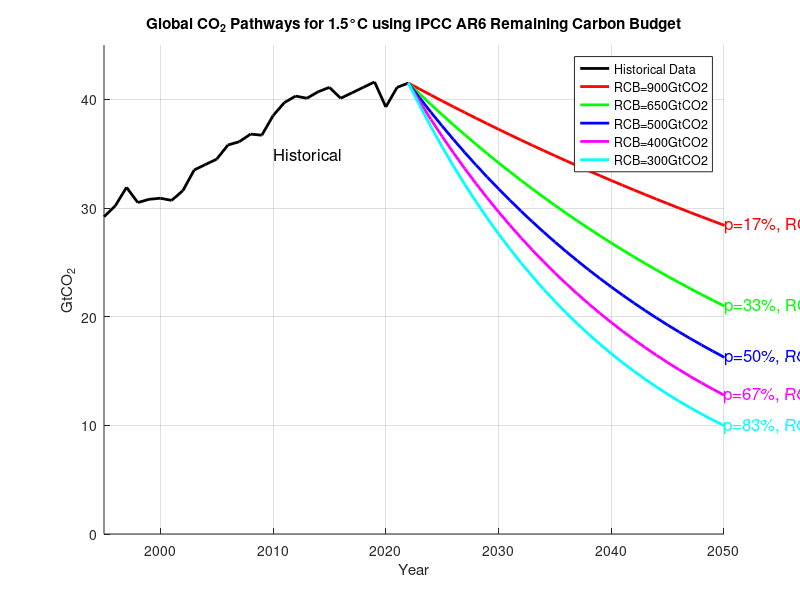

This chart was generated by the following MATLAB code: (Note: this script raises an error after producing the figure.)
% By Chaohui Li

% Script to Create the Carbon Budget Pathways Plot with Historical Data

% Historical data from 1995 to 2022 (in GtCO2)
historical_years = 1995:2022;
historical_emissions = [29.2, 30.2, 31.9, 30.5, 30.8, 30.9, 30.7, 31.6, 33.5, ...
                        34.0, 34.5, 35.8, 36.1, 36.8, 36.7, 38.5, 39.7, 40.3, ...
                        40.1, 40.7, 41.1, 40.1, 40.6, 41.1, 41.6, 39.3, 41.1, 41.5];
% Projection settings
years_projection = 2022:1:2100;
y0_projection = 41.5;  % Start projection from 41.5 GtCO2 in 2023
RCBs = [2000, 1450, 1150, 950, 800];  % Remaining Carbon Budgets in GtCO2
probabilities = [17, 33, 50, 67, 83];  % Corresponding probabilities

% Initialize figure
figure;
hold on;
colors = {'r', 'g', 'b', 'm', 'c'};  % Color for each line

% Plot the historical data
plot(historical_years, historical_emissions, 'k', 'LineWidth', 2);
text(2010, 35, 'Historical', 'FontSize', 12, 'Color', 'k');

% Loop over each scenario and calculate the decay constant 'k'
for i = 1:length(RCBs)

    % Define the initial guess for k and the tolerance
    k_initial_guess = 0.1;
    tolerance = 1e-6;
    
    % Use fzero to find the correct k that results in the exact cumulative emissions (RCB)
    k = fzero(@(k) trapz(years_projection, y0_projection * exp(-k * (years_projection - 2022))) - RCBs(i), k_initial_guess);
    
    % Compute the path using the calculated k
    y_projection = y0_projection * exp(-k * (years_projection - 2022));

    % Plot the path
    plot(years_projection, y_projection, 'Color', colors{i}, 'LineWidth', 2);

    % Add labels to the lines
    text(2050, y_projection(find(years_projection==2050)), ...
        ['p=' num2str(probabilities(i)) '%, RCB=' num2str(RCBs(i)) 'GtCO2'], ...
        'FontSize', 12, 'Color', colors{i});
end

% Annotate the plot
xlabel('Year');
ylabel('GtCO_2');
title('Global CO_2 Pathways for 1.5°C using IPCC AR6 Remaining Carbon Budget');
legend('Historical Data', 'RCB=900GtCO2', 'RCB=650GtCO2', 'RCB=500GtCO2', ...
    'RCB=400GtCO2', 'RCB=300GtCO2', 'Location', 'northeast');
grid on;
xlim([1995 2050]);
ylim([0 45]);

hold off;

saveas(gcf, '/Users/lichaohui/Desktop/calculation/construction/figures/carbon_budget.svg');

%% Combined Carbon Footprint and Carbon Budget Pathways Plot

% Load the Excel file
filename = '/Users/lichaohui/Desktop/calculation/construction/r_forecast/world/regression.xlsx';

% Read the data from the sheet named 'merge'
opts = detectImportOptions(filename, 'Sheet', 'merge');
regression_data = readtable(filename, opts);

% Extract variables for linear regression
year = regression_data.year;
carbon = regression_data.carbon / 1e12; % Convert to GtCO2
pop = regression_data.pop;
pop_ssp1 = regression_data.pop_ssp1;
pop_ssp2 = regression_data.pop_ssp2;
pop_ssp3 = regression_data.pop_ssp3;
pop_ssp4 = regression_data.pop_ssp4;
pop_ssp5 = regression_data.pop_ssp5;

% Perform linear regression
model1 = fitlm(pop, carbon);
model_ssp1 = fitlm(pop_ssp1, carbon);
model_ssp2 = fitlm(pop_ssp2, carbon);
model_ssp3 = fitlm(pop_ssp3, carbon);
model_ssp4 = fitlm(pop_ssp4, carbon);
model_ssp5 = fitlm(pop_ssp5, carbon);

% Predict future carbon emissions
predicted_carbon = predict(model1, pop);
predicted_carbon_ssp1 = predict(model_ssp1, pop_ssp1);
predicted_carbon_ssp2 = predict(model_ssp2, pop_ssp2);
predicted_carbon_ssp3 = predict(model_ssp3, pop_ssp3);
predicted_carbon_ssp4 = predict(model_ssp4, pop_ssp4);
predicted_carbon_ssp5 = predict(model_ssp5, pop_ssp5);

% Calculate 95% prediction intervals
[pred_carbon, CI_carbon] = predict(model1, pop, 'Prediction', 'observation');
[pred_carbon_ssp1, CI_carbon_ssp1] = predict(model_ssp1, pop_ssp1, 'Prediction', 'observation');
[pred_carbon_ssp2, CI_carbon_ssp2] = predict(model_ssp2, pop_ssp2, 'Prediction', 'observation');
[pred_carbon_ssp3, CI_carbon_ssp3] = predict(model_ssp3, pop_ssp3, 'Prediction', 'observation');
[pred_carbon_ssp4, CI_carbon_ssp4] = predict(model_ssp4, pop_ssp4, 'Prediction', 'observation');
[pred_carbon_ssp5, CI_carbon_ssp5] = predict(model_ssp5, pop_ssp5, 'Prediction', 'observation');

% Historical data from 1995 to 2022 (in GtCO2)
historical_years = 1995:2022;
historical_emissions = [29.2, 30.2, 31.9, 30.5, 30.8, 30.9, 30.7, 31.6, 33.5, ...
                        34.0, 34.5, 35.8, 36.1, 36.8, 36.7, 38.5, 39.7, 40.3, ...
                        40.1, 40.7, 41.1, 40.1, 40.6, 41.1, 41.6, 39.3, 41.1, 41.5];

% Projection settings for total carbon footprint
years_projection = 2022:1:2100;
y0_projection = 41.5;  % Start projection from 41.5 GtCO2 in 2022
RCBs = [2000, 1450, 1150, 950, 800];  % Remaining Carbon Budgets in GtCO2
probabilities = [17, 33, 50, 67, 83];  % Corresponding probabilities

% Initialize figure
figure;
hold on;

% Define custom colors
color1 = [0, 0.4470, 0.7410]; % Blue
color2 = [0.8500, 0.3250, 0.0980]; % Red
color3 = [0.9290, 0.6940, 0.1250]; % Yellow
color4 = [0.4940, 0.1840, 0.5560]; % Purple
color5 = [0.4660, 0.6740, 0.1880]; % Green
color6 = [0.3010, 0.7450, 0.9330]; % Cyan

% Plot prediction intervals for the construction carbon footprint
fill([year; flipud(year)], [CI_carbon(:,1); flipud(CI_carbon(:,2))], color1, 'FaceAlpha', 0.2, 'EdgeColor', 'none');
fill([year; flipud(year)], [CI_carbon_ssp1(:,1); flipud(CI_carbon_ssp1(:,2))], color2, 'FaceAlpha', 0.2, 'EdgeColor', 'none');
fill([year; flipud(year)], [CI_carbon_ssp2(:,1); flipud(CI_carbon_ssp2(:,2))], color3, 'FaceAlpha', 0.2, 'EdgeColor', 'none');
fill([year; flipud(year)], [CI_carbon_ssp3(:,1); flipud(CI_carbon_ssp3(:,2))], color4, 'FaceAlpha', 0.2, 'EdgeColor', 'none');
fill([year; flipud(year)], [CI_carbon_ssp4(:,1); flipud(CI_carbon_ssp4(:,2))], color5, 'FaceAlpha', 0.2, 'EdgeColor', 'none');
fill([year; flipud(year)], [CI_carbon_ssp5(:,1); flipud(CI_carbon_ssp5(:,2))], color6, 'FaceAlpha', 0.2, 'EdgeColor', 'none');

% Plot predicted values for the construction carbon footprint
plot(year, predicted_carbon, 'Color', color1, 'LineWidth', 1.5);
plot(year, predicted_carbon_ssp1, 'Color', color2, 'LineWidth', 1.5);
plot(year, predicted_carbon_ssp2, 'Color', color3, 'LineWidth', 1.5);
plot(year, predicted_carbon_ssp3, 'Color', color4, 'LineWidth', 1.5);
plot(year, predicted_carbon_ssp4, 'Color', color5, 'LineWidth', 1.5);
plot(year, predicted_carbon_ssp5, 'Color', color6, 'LineWidth', 1.5);

% Plot actual carbon values for the construction carbon footprint
plot(year, carbon, 'k.', 'MarkerSize', 10);

% Plot the historical data for total carbon footprint
plot(historical_years, historical_emissions, 'k', 'LineWidth', 2);

% Loop over each scenario for the total carbon footprint
for i = 1:length(RCBs)

    % Define the initial guess for k and the tolerance
    k_initial_guess = 0.1;
    tolerance = 1e-6;
    
    % Use fzero to find the correct k that results in the exact cumulative emissions (RCB)
    k = fzero(@(k) trapz(years_projection, y0_projection * exp(-k * (years_projection - 2022))) - RCBs(i), k_initial_guess);
    
    % Compute the path using the calculated k
    y_projection = y0_projection * exp(-k * (years_projection - 2022));

    % Plot the path for total carbon footprint
    plot(years_projection, y_projection, 'Color', colors{i}, 'LineWidth', 2);

    % Add labels to the lines for total carbon footprint
    text(2050, y_projection(find(years_projection==2050)), ...
        ['p=' num2str(probabilities(i)) '%, RCB=' num2str(RCBs(i)) 'GtCO2'], ...
        'FontSize', 12, 'Color', colors{i});
end

% Add labels and title
title('Combined Predicted Carbon Footprint and Carbon Budget Pathways');
xlabel('Year');
ylabel('Carbon Footprint / Total CO_2 (GtCO_2)');

% Create a separate legend box
legend({'Construction Prediction Interval', 'Construction Prediction Interval SSP1', ...
    'Construction Prediction Interval SSP2', 'Construction Prediction Interval SSP3', ...
    'Construction Prediction Interval SSP4', 'Construction Prediction Interval SSP5', ...
    'Construction Predicted Carbon', 'Construction Predicted Carbon SSP1', ...
    'Construction Predicted Carbon SSP2', 'Construction Predicted Carbon SSP3', ...
    'Construction Predicted Carbon SSP4', 'Construction Predicted Carbon SSP5', ...
    'Actual Construction Carbon', 'Total Carbon Historical Data', 'Total Carbon RCB 500GtCO2', ...
    'Total Carbon RCB 300GtCO2', 'Total Carbon RCB 250GtCO2', ...
    'Total Carbon RCB 150GtCO2', 'Total Carbon RCB 100GtCO2'}, ...
    'Location', 'northeastoutside', 'Box', 'on');

% Customize plot
set(gcf, 'Color', 'w');
grid on;
xlim([1995 2050]);
ylim([0 45]);

hold off;

% Save the plot
saveas(gcf, '/Users/lichaohui/Desktop/calculation/construction/figures/combined_carbon_footprint_and_budget.svg');
%% Final Simplified Combined Carbon Footprint and Carbon Budget Pathways Plot

% Load the Excel file
filename = '/Users/lichaohui/Desktop/calculation/construction/r_forecast/world/regression.xlsx';

% Read the data from the sheet named 'merge'
opts = detectImportOptions(filename, 'Sheet', 'merge');
regression_data = readtable(filename, opts);

% Extract variables for linear regression
year = regression_data.year;
carbon = regression_data.carbon / 1e12; % Convert to GtCO2
pop = regression_data.pop;
pop_ssp2 = regression_data.pop_ssp2;

% Perform linear regression
model_ssp2 = fitlm(pop_ssp2, carbon);

% Predict future carbon emissions
predicted_carbon_ssp2 = predict(model_ssp2, pop_ssp2);

% Calculate 95% prediction intervals for ssp2
[pred_carbon_ssp2, CI_carbon_ssp2] = predict(model_ssp2, pop_ssp2, 'Prediction', 'observation');

% Historical data from 1995 to 2022 (in GtCO2)
historical_years = 1995:2022;
historical_emissions = [29.2, 30.2, 31.9, 30.5, 30.8, 30.9, 30.7, 31.6, 33.5, ...
                        34.0, 34.5, 35.8, 36.1, 36.8, 36.7, 38.5, 39.7, 40.3, ...
                        40.1, 40.7, 41.1, 40.1, 40.6, 41.1, 41.6, 39.3, 41.1, 41.5];

% Projection settings for total carbon footprint
years_projection = 2022:1:2100;
y0_projection = 41.5;  % Start projection from 41.5 GtCO2 in 2022

RCBs = [100, 800];  % Remaining Carbon Budgets in GtCO2 for 83% and 800 Gt
probabilities = [83];  % Probability for 83%

% Initialize figure
figure;
hold on;

% Define custom colors
color2 = [0.8500, 0.3250, 0.0980]; % Red
color3 = [0.9290, 0.6940, 0.1250]; % Yellow
color4 = [0.4940, 0.1840, 0.5560]; % Purple
color5 = [0.3010, 0.7450, 0.9330]; % Cyan for RCB 800 GtCO2


% Plot prediction intervals for the construction carbon footprint
fill([year; flipud(year)], [CI_carbon_ssp2(:,1); flipud(CI_carbon_ssp2(:,2))], color4, 'FaceAlpha', 0.2, 'EdgeColor', 'none');

% Plot predicted values for the construction carbon footprint
plot(year, predicted_carbon_ssp2, 'Color', color4, 'LineWidth', 1.5);

% Plot actual carbon values for the construction carbon footprint
plot(year, carbon,'LineWidth', 2,'Color', color2);

% Plot the historical data for total carbon footprint
plot(historical_years, historical_emissions, 'k', 'LineWidth', 2);

% Loop through each RCB value (100 and 800 GtCO2)
for i = 1:length(RCBs)
    % Define the initial guess for k and the tolerance for total carbon footprint
    k_initial_guess = 0.1;
    
    % Use fzero to find the correct k that results in the exact cumulative emissions (RCB)
    k = fzero(@(k) trapz(years_projection, y0_projection * exp(-k * (years_projection - 2022))) - RCBs(i), k_initial_guess);
    
    % Compute the path using the calculated k for total carbon footprint
    y_projection = y0_projection * exp(-k * (years_projection - 2022));
    
    % Choose color based on RCB value
    if RCBs(i) == 100
        plot(years_projection, y_projection, 'Color', color3, 'LineWidth', 2);  % Yellow for RCB 100
        text(2050, y_projection(find(years_projection==2050)), ...
            ['1.5 degrees'], ...
            'FontSize', 12, 'Color', color3);
    elseif RCBs(i) == 800
        plot(years_projection, y_projection, 'Color', color5, 'LineWidth', 2);  % Cyan for RCB 800
        text(2050, y_projection(find(years_projection==2050)), ...
            ['2 degrees'], ...
            'FontSize', 12, 'Color', color5);
    end
end

% Add labels and title
%title('Predicted Carbon Footprint and Carbon Budget Pathway for ssp2 (83%)');
xlabel('Year');
ylabel('Carbon Footprint / Total CO_2 (GtCO_2)');

% Create a separate legend box
legend({'Confidence Interval', 'Projected Construction Carbon', 'Historical Construction Carbon', 'Global Historical Carbon Emissions', ...
    'Carbon budget 1.5°C (83%)', 'Carbon budget 2°C (83%)'}, ...
    'Location', 'northeastoutside', 'Box', 'on');

% Customize plot
set(gcf, 'Color', 'w');
grid off;
xlim([1995 2050]);
ylim([0 45]);

a = get(gca,'YTickLabel');
set(gca,'YTickLabel',a,'fontsize',16)


hold off;

set(gcf, 'Position',  [387,275,769,553])


% Save the plot
saveas(gcf, '/Users/lichaohui/Desktop/calculation/construction/figures/combined_carbon_footprint_and_budget_bothdegrees_ssp2.svg');

%% carbon budget bar graph
% Define data for the 1.5°C scenario
co2_1_5C = [500, 300, 250, 150, 100];  % CO2 emissions in billion tonnes
likelihood_1_5C = [17, 33, 50, 67, 83];  % Probabilities in percentages
global_emissions_2022 = 41;  % Global emissions in 2022

% Define data for the 2°C scenario
co2_2C = [2000, 1450, 1150, 950, 800];  % CO2 emissions in billion tonnes
likelihood_2C = [17, 33, 50, 67, 83];  % Probabilities in percentages

% Create a figure
figure;
set(gcf, 'Position', [100, 100, 1200, 600]);  % Set the figure size

% Create the subplot for 1.5°C scenario
subplot(1, 2, 1);
bar(likelihood_1_5C, co2_1_5C, 'FaceColor', [0.4, 0.6, 0.8]);  % Light blue bars
ylim([0, 550]);  % Set the y-axis limits
xlim([10, 90]);  % Set the x-axis limits for spacing
set(gca, 'XTick', [likelihood_1_5C, 95], 'XTickLabel', {'17%', '33%', '50%', '67%', '83%'});
ylabel('CO_2 emissions (billion tonnes)');
title('Keeping global average temperature rise below 1.5°C');

% Create the subplot for 2°C scenario
subplot(1, 2, 2);
bar(likelihood_2C, co2_2C, 'FaceColor', [0.4, 0.6, 0.6]);  % Greenish bars
ylim([0, 2100]);  % Set the y-axis limits
xlim([10, 90]);  % Set the x-axis limits for spacing
set(gca, 'XTick', [likelihood_2C, 95], 'XTickLabel', {'17%', '33%', '50%', '67%', '83%'});
title('Keeping global average temperature rise below 2°C');
ylabel('CO_2 emissions (billion tonnes)');

% Add a common title
sgtitle('CO_2 Emissions and Probabilities for Limiting Global Warming');

% Customize appearance
set(gcf, 'Color', 'w');


saveas(gcf, '/Users/lichaohui/Desktop/calculation/construction/figures/carbonbudget_bar.svg');
%% construction bar+carbon budget line
construction_carbon_2030=sum(predicted_carbon_ssp2(29:36,:))% from 2023-2030
construction_carbon_2040=sum(predicted_carbon_ssp2(29:46,:))% from 2023-2040
construction_carbon_2050=sum(predicted_carbon_ssp2(29:56,:))% from 2023-2030

bar([construction_carbon_2030,construction_carbon_2040,construction_carbon_2050])

% Add horizontal lines at the specified y-values
yline(100, '--', 'LineWidth', 1.5);   % Line at y = 100
yline(250, '--', 'LineWidth', 1.5);   % Line at y = 250
yline(300, '--', 'LineWidth', 1.5);   % Line at y = 350

a = get(gca,'YTickLabel');
set(gca,'YTickLabel',a,'fontsize',16)

saveas(gcf, '/Users/lichaohui/Desktop/calculation/construction/figures/carbonbudget_construction_bar.svg');

% predicted_carbon_ssp3cum=cumsum(predicted_carbon_ssp3(29:56,:))
% plot(predicted_carbon_ssp3cum)
%% Final figure (cumulative+annual)
%% Final figure (cumulative+annual)
%Figure 1
subplot(1,3,1)

construction_carbon_2030=sum(predicted_carbon_ssp2(29:36,:))% from 2023-2030
construction_carbon_2040=sum(predicted_carbon_ssp2(29:46,:))% from 2023-2040
construction_carbon_2050=sum(predicted_carbon_ssp2(29:56,:))% from 2023-2030

bar([construction_carbon_2030,construction_carbon_2040,construction_carbon_2050])
ylabel('Cumulative CO_2 from Construction (Gt)');
xticklabels({'2030','2040','2050'})
xlabel('Year')

% Add horizontal lines at the specified y-values
yline(100, '--', 'LineWidth', 1.5);   % Line at y = 100
yline(250, '--', 'LineWidth', 1.5);   % Line at y = 250
yline(300, '--', 'LineWidth', 1.5);   % Line at y = 350

a = get(gca,'YTickLabel');
set(gca,'YTickLabel',a,'fontsize',16)

subplot(1,3,[2,3])
% Figure 2
% Load the Excel file
filename = '/Users/lichaohui/Desktop/calculation/construction/r_forecast/world/regression.xlsx';

% Read the data from the sheet named 'merge'
opts = detectImportOptions(filename, 'Sheet', 'merge');
regression_data = readtable(filename, opts);

% Extract variables for linear regression
year = regression_data.year;
carbon = regression_data.carbon / 1e12; % Convert to GtCO2
pop = regression_data.pop;
pop_ssp2 = regression_data.pop_ssp2;

% Perform linear regression
model_ssp2 = fitlm(pop_ssp2, carbon);

% Predict future carbon emissions
predicted_carbon_ssp2 = predict(model_ssp2, pop_ssp2);

% Calculate 95% prediction intervals for ssp2
[pred_carbon_ssp2, CI_carbon_ssp2] = predict(model_ssp2, pop_ssp2, 'Prediction', 'observation');

% Historical data from 1995 to 2022 (in GtCO2)
historical_years = 1995:2022;
historical_emissions = [29.2, 30.2, 31.9, 30.5, 30.8, 30.9, 30.7, 31.6, 33.5, ...
                        34.0, 34.5, 35.8, 36.1, 36.8, 36.7, 38.5, 39.7, 40.3, ...
                        40.1, 40.7, 41.1, 40.1, 40.6, 41.1, 41.6, 39.3, 41.1, 41.5];

% Projection settings for total carbon footprint
years_projection = 2022:1:2100;
y0_projection = 41.5;  % Start projection from 41.5 GtCO2 in 2022

RCBs = [100, 800];  % Remaining Carbon Budgets in GtCO2 for 83% and 800 Gt
probabilities = [83];  % Probability for 83%

% Initialize figure

% Define custom colors
color2 = [0.8500, 0.3250, 0.0980]; % Red
color3 = [0.9290, 0.6940, 0.1250]; % Yellow
color4 = [0.4940, 0.1840, 0.5560]; % Purple
color5 = [0.3010, 0.7450, 0.9330]; % Cyan for RCB 800 GtCO2


% Plot confidence intervals first, so lines will be on top
fill([year; flipud(year)], [CI_carbon_ssp2(:,1); flipud(CI_carbon_ssp2(:,2))], color4, 'FaceAlpha', 0.2, 'EdgeColor', 'none');

% Plot predicted values
hold on;
plot(year, predicted_carbon_ssp2, 'Color', color4, 'LineWidth', 1.5);

% Plot actual carbon values for construction
plot(year, carbon,'LineWidth', 2,'Color', color2);

% Plot historical data for total carbon footprint
plot(historical_years, historical_emissions, 'k', 'LineWidth', 2);

% Loop through RCB values and plot them with adjusted text and color
for i = 1:length(RCBs)
    k = fzero(@(k) trapz(years_projection, y0_projection * exp(-k * (years_projection - 2022))) - RCBs(i), k_initial_guess);
    y_projection = y0_projection * exp(-k * (years_projection - 2022));
    
    if RCBs(i) == 100
        plot(years_projection, y_projection, 'Color', color3, 'LineWidth', 2);
        text(2050, y_projection(find(years_projection==2050)), '1.5 degrees', 'FontSize', 12, 'Color', color3);
    elseif RCBs(i) == 800
        plot(years_projection, y_projection, 'Color', color5, 'LineWidth', 2);
        text(2050, y_projection(find(years_projection==2050)), '2 degrees', 'FontSize', 12, 'Color', color5);
    end
end

% Customize the plot appearance
xlabel('Year');
ylabel('Construction CO_2 Footprint and Carbon Budget Trajectory (Gt)');
xlim([1995 2050]);
ylim([0 45]);

legend({'Confidence Interval', 'Projected Construction Carbon', 'Historical Construction Carbon', 'Global Historical Carbon Emissions', ...
        'Carbon budget 1.5°C (83%)', 'Carbon budget 2°C (83%)'}, 'Location', 'northeast', 'Box', 'on');

set(gca, 'FontSize', 16);
hold off;


set(gcf, 'Position',  [121,318,1349,564])

saveas(gcf, '/Users/lichaohui/Desktop/calculation/construction/figures/Final_figure1.svg');

%%

% Given CO2_Wfootprint_constructionTimeseries data
CO2_Wfootprint_constructionTimeseries = [0.5, 0.6, 0.65, 0.7, 0.75, 0.78, 0.8, 0.83, 0.85, 0.88, 0.9, 0.93, 0.96, ...
    1.0, 1.05, 1.08, 1.12, 1.15, 1.2, 1.25, 1.3, 1.35, 1.38, 1.42, 1.45, 1.5, 1.55, 1.6];

% Corresponding years
years = (1995:2022)';

% Convert to time series object
data = CO2_Wfootprint_constructionTimeseries';
ts = array2timetable(data, 'RowTimes', years, 'VariableNames', {'CO2_Wfootprint'});

% Check for stationarity (ADF Test)
[h,pValue,stat,cValue,reg] = adftest(ts.CO2_Wfootprint);

% Fit ARIMA model (1,1,1) since the data is non-stationary
model = arima(1,1,1);
fit = estimate(model, ts.CO2_Wfootprint);

% Forecast future values until 2050
numYearsAhead = 2050 - 2022;
[forecastedValues, forecastMSE] = forecast_try(fit, numYearsAhead, 'Y0', ts.CO2_Wfootprint);

% Create future years for plotting
futureYears = (2023:2050)';

% Plot the historical data and the forecasted values
figure;
plot(years, ts.CO2_Wfootprint, 'b', 'LineWidth', 2); hold on;
plot(futureYears, forecastedValues, 'r--', 'LineWidth', 2);
xlabel('Year');
ylabel('CO2 Wfootprint');
title('CO2 Wfootprint Construction Timeseries with ARIMA Forecast');
legend('Historical Data', 'Forecasted Data');
grid on;

%%
% Your historical data (CO2_Wfootprint_constructionTimeseries)
years = 1995:2022;

% Fit ARIMA model
model = arima(1,1,0); % You can modify the order as needed
fitModel = estimate(model, CO2_Wfootprint_constructionTimeseries');

% Forecast future values until 2050
future_years = 2023:2050;
num_future_years = length(future_years);
[forecasted_values, ~] = forecast(fitModel, num_future_years, 'Y0', CO2_Wfootprint_constructionTimeseries');

% Plot historical and projected values
figure;
plot(years, CO2_Wfootprint_constructionTimeseries, '-o', 'DisplayName', 'Historical Data');
hold on;
plot(future_years, forecasted_values, '-x', 'DisplayName', 'Projected Data');
xlabel('Year');
ylabel('CO2 Footprint');
title('ARIMA Projected Construction CO2 Footprint');
legend;
grid on;
hold off;

saveas(gcf,'construction/figures/arima.svg')

